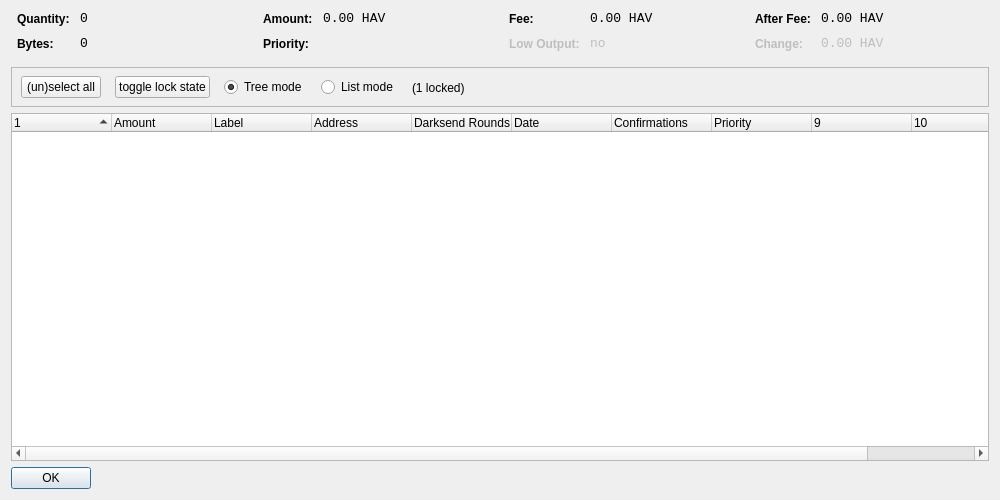
<?xml version="1.0" encoding="UTF-8"?>
<ui version="4.0">
 <class>CoinControlDialog</class>
 <widget class="QDialog" name="CoinControlDialog">
  <property name="geometry">
   <rect>
    <x>0</x>
    <y>0</y>
    <width>1000</width>
    <height>500</height>
   </rect>
  </property>
  <property name="windowTitle">
   <string>Coin Control</string>
  </property>
  <layout class="QVBoxLayout" name="verticalLayout">
   <item>
    <layout class="QHBoxLayout" name="horizontalLayoutTop" stretch="0,0,0,0">
     <property name="topMargin">
      <number>0</number>
     </property>
     <property name="bottomMargin">
      <number>10</number>
     </property>
     <item>
      <layout class="QFormLayout" name="formLayoutCoinControl1">
       <property name="horizontalSpacing">
        <number>10</number>
       </property>
       <property name="verticalSpacing">
        <number>10</number>
       </property>
       <property name="leftMargin">
        <number>6</number>
       </property>
       <property name="rightMargin">
        <number>6</number>
       </property>
       <item row="0" column="0">
        <widget class="QLabel" name="labelCoinControlQuantityText">
         <property name="styleSheet">
          <string notr="true">font-weight:bold;</string>
         </property>
         <property name="text">
          <string>Quantity:</string>
         </property>
        </widget>
       </item>
       <item row="0" column="1">
        <widget class="QLabel" name="labelCoinControlQuantity">
         <property name="font">
          <font>
           <family>Monospace</family>
           <pointsize>10</pointsize>
          </font>
         </property>
         <property name="cursor">
          <cursorShape>IBeamCursor</cursorShape>
         </property>
         <property name="contextMenuPolicy">
          <enum>Qt::ActionsContextMenu</enum>
         </property>
         <property name="text">
          <string notr="true">0</string>
         </property>
         <property name="textInteractionFlags">
          <set>Qt::LinksAccessibleByMouse|Qt::TextSelectableByKeyboard|Qt::TextSelectableByMouse</set>
         </property>
        </widget>
       </item>
       <item row="1" column="0">
        <widget class="QLabel" name="labelCoinControlBytesText">
         <property name="styleSheet">
          <string notr="true">font-weight:bold;</string>
         </property>
         <property name="text">
          <string>Bytes:</string>
         </property>
        </widget>
       </item>
       <item row="1" column="1">
        <widget class="QLabel" name="labelCoinControlBytes">
         <property name="font">
          <font>
           <family>Monospace</family>
           <pointsize>10</pointsize>
          </font>
         </property>
         <property name="cursor">
          <cursorShape>IBeamCursor</cursorShape>
         </property>
         <property name="contextMenuPolicy">
          <enum>Qt::ActionsContextMenu</enum>
         </property>
         <property name="text">
          <string notr="true">0</string>
         </property>
         <property name="textInteractionFlags">
          <set>Qt::LinksAccessibleByMouse|Qt::TextSelectableByKeyboard|Qt::TextSelectableByMouse</set>
         </property>
        </widget>
       </item>
      </layout>
     </item>
     <item>
      <layout class="QFormLayout" name="formLayoutCoinControl2">
       <property name="horizontalSpacing">
        <number>10</number>
       </property>
       <property name="verticalSpacing">
        <number>10</number>
       </property>
       <property name="leftMargin">
        <number>6</number>
       </property>
       <property name="rightMargin">
        <number>6</number>
       </property>
       <item row="0" column="0">
        <widget class="QLabel" name="labelCoinControlAmountText">
         <property name="styleSheet">
          <string notr="true">font-weight:bold;</string>
         </property>
         <property name="text">
          <string>Amount:</string>
         </property>
        </widget>
       </item>
       <item row="0" column="1">
        <widget class="QLabel" name="labelCoinControlAmount">
         <property name="font">
          <font>
           <family>Monospace</family>
           <pointsize>10</pointsize>
          </font>
         </property>
         <property name="cursor">
          <cursorShape>IBeamCursor</cursorShape>
         </property>
         <property name="contextMenuPolicy">
          <enum>Qt::ActionsContextMenu</enum>
         </property>
         <property name="text">
          <string notr="true">0.00 HAV</string>
         </property>
         <property name="textInteractionFlags">
          <set>Qt::LinksAccessibleByMouse|Qt::TextSelectableByKeyboard|Qt::TextSelectableByMouse</set>
         </property>
        </widget>
       </item>
       <item row="1" column="0">
        <widget class="QLabel" name="labelCoinControlPriorityText">
         <property name="styleSheet">
          <string notr="true">font-weight:bold;</string>
         </property>
         <property name="text">
          <string>Priority:</string>
         </property>
        </widget>
       </item>
       <item row="1" column="1">
        <widget class="QLabel" name="labelCoinControlPriority">
         <property name="font">
          <font>
           <family>Monospace</family>
           <pointsize>10</pointsize>
          </font>
         </property>
         <property name="cursor">
          <cursorShape>IBeamCursor</cursorShape>
         </property>
         <property name="contextMenuPolicy">
          <enum>Qt::ActionsContextMenu</enum>
         </property>
         <property name="text">
          <string/>
         </property>
         <property name="textInteractionFlags">
          <set>Qt::LinksAccessibleByMouse|Qt::TextSelectableByKeyboard|Qt::TextSelectableByMouse</set>
         </property>
        </widget>
       </item>
      </layout>
     </item>
     <item>
      <layout class="QFormLayout" name="formLayoutCoinControl3">
       <property name="horizontalSpacing">
        <number>10</number>
       </property>
       <property name="verticalSpacing">
        <number>10</number>
       </property>
       <property name="leftMargin">
        <number>6</number>
       </property>
       <property name="rightMargin">
        <number>6</number>
       </property>
       <item row="0" column="0">
        <widget class="QLabel" name="labelCoinControlFeeText">
         <property name="styleSheet">
          <string notr="true">font-weight:bold;</string>
         </property>
         <property name="text">
          <string>Fee:</string>
         </property>
        </widget>
       </item>
       <item row="0" column="1">
        <widget class="QLabel" name="labelCoinControlFee">
         <property name="font">
          <font>
           <family>Monospace</family>
           <pointsize>10</pointsize>
          </font>
         </property>
         <property name="cursor">
          <cursorShape>IBeamCursor</cursorShape>
         </property>
         <property name="contextMenuPolicy">
          <enum>Qt::ActionsContextMenu</enum>
         </property>
         <property name="text">
          <string notr="true">0.00 HAV</string>
         </property>
         <property name="textInteractionFlags">
          <set>Qt::LinksAccessibleByMouse|Qt::TextSelectableByKeyboard|Qt::TextSelectableByMouse</set>
         </property>
        </widget>
       </item>
       <item row="1" column="0">
        <widget class="QLabel" name="labelCoinControlLowOutputText">
         <property name="enabled">
          <bool>false</bool>
         </property>
         <property name="styleSheet">
          <string notr="true">font-weight:bold;</string>
         </property>
         <property name="text">
          <string>Low Output:</string>
         </property>
        </widget>
       </item>
       <item row="1" column="1">
        <widget class="QLabel" name="labelCoinControlLowOutput">
         <property name="enabled">
          <bool>false</bool>
         </property>
         <property name="font">
          <font>
           <family>Monospace</family>
           <pointsize>10</pointsize>
          </font>
         </property>
         <property name="cursor">
          <cursorShape>IBeamCursor</cursorShape>
         </property>
         <property name="contextMenuPolicy">
          <enum>Qt::ActionsContextMenu</enum>
         </property>
         <property name="text">
          <string notr="true">no</string>
         </property>
         <property name="textInteractionFlags">
          <set>Qt::LinksAccessibleByMouse|Qt::TextSelectableByKeyboard|Qt::TextSelectableByMouse</set>
         </property>
        </widget>
       </item>
      </layout>
     </item>
     <item>
      <layout class="QFormLayout" name="formLayoutCoinControl4">
       <property name="horizontalSpacing">
        <number>10</number>
       </property>
       <property name="verticalSpacing">
        <number>10</number>
       </property>
       <property name="leftMargin">
        <number>6</number>
       </property>
       <property name="rightMargin">
        <number>6</number>
       </property>
       <item row="0" column="0">
        <widget class="QLabel" name="labelCoinControlAfterFeeText">
         <property name="styleSheet">
          <string notr="true">font-weight:bold;</string>
         </property>
         <property name="text">
          <string>After Fee:</string>
         </property>
        </widget>
       </item>
       <item row="0" column="1">
        <widget class="QLabel" name="labelCoinControlAfterFee">
         <property name="font">
          <font>
           <family>Monospace</family>
           <pointsize>10</pointsize>
          </font>
         </property>
         <property name="cursor">
          <cursorShape>IBeamCursor</cursorShape>
         </property>
         <property name="contextMenuPolicy">
          <enum>Qt::ActionsContextMenu</enum>
         </property>
         <property name="text">
          <string notr="true">0.00 HAV</string>
         </property>
         <property name="textInteractionFlags">
          <set>Qt::LinksAccessibleByMouse|Qt::TextSelectableByKeyboard|Qt::TextSelectableByMouse</set>
         </property>
        </widget>
       </item>
       <item row="1" column="0">
        <widget class="QLabel" name="labelCoinControlChangeText">
         <property name="enabled">
          <bool>false</bool>
         </property>
         <property name="styleSheet">
          <string notr="true">font-weight:bold;</string>
         </property>
         <property name="text">
          <string>Change:</string>
         </property>
        </widget>
       </item>
       <item row="1" column="1">
        <widget class="QLabel" name="labelCoinControlChange">
         <property name="enabled">
          <bool>false</bool>
         </property>
         <property name="font">
          <font>
           <family>Monospace</family>
           <pointsize>10</pointsize>
          </font>
         </property>
         <property name="cursor">
          <cursorShape>IBeamCursor</cursorShape>
         </property>
         <property name="contextMenuPolicy">
          <enum>Qt::ActionsContextMenu</enum>
         </property>
         <property name="text">
          <string notr="true">0.00 HAV</string>
         </property>
         <property name="textInteractionFlags">
          <set>Qt::LinksAccessibleByMouse|Qt::TextSelectableByKeyboard|Qt::TextSelectableByMouse</set>
         </property>
        </widget>
       </item>
      </layout>
     </item>
    </layout>
   </item>
   <item>
    <widget class="QFrame" name="frame">
     <property name="minimumSize">
      <size>
       <width>0</width>
       <height>40</height>
      </size>
     </property>
     <property name="frameShape">
      <enum>QFrame::StyledPanel</enum>
     </property>
     <property name="frameShadow">
      <enum>QFrame::Sunken</enum>
     </property>
     <widget class="QWidget" name="horizontalLayoutWidget">
      <property name="geometry">
       <rect>
        <x>10</x>
        <y>0</y>
        <width>781</width>
        <height>41</height>
       </rect>
      </property>
      <layout class="QHBoxLayout" name="horizontalLayoutPanel" stretch="0,0,0,0,0">
       <property name="spacing">
        <number>14</number>
       </property>
       <item>
        <widget class="QPushButton" name="pushButtonSelectAll">
         <property name="sizePolicy">
          <sizepolicy hsizetype="Maximum" vsizetype="Fixed">
           <horstretch>0</horstretch>
           <verstretch>0</verstretch>
          </sizepolicy>
         </property>
         <property name="text">
          <string>(un)select all</string>
         </property>
        </widget>
       </item>
        <item>
         <widget class="QPushButton" name="pushButtonToggleLock">
          <property name="sizePolicy">
           <sizepolicy hsizetype="Maximum" vsizetype="Fixed">
            <horstretch>0</horstretch>
            <verstretch>0</verstretch>
           </sizepolicy>
          </property>
          <property name="text">
           <string>toggle lock state</string>
          </property>
          <property name="autoDefault">
           <bool>false</bool>
          </property>
         </widget>
        </item>
       <item>
        <widget class="QRadioButton" name="radioTreeMode">
         <property name="sizePolicy">
          <sizepolicy hsizetype="Maximum" vsizetype="Fixed">
           <horstretch>0</horstretch>
           <verstretch>0</verstretch>
          </sizepolicy>
         </property>
         <property name="text">
          <string>Tree mode</string>
         </property>
         <property name="checked">
          <bool>true</bool>
         </property>
        </widget>
       </item>
       <item>
        <widget class="QRadioButton" name="radioListMode">
         <property name="sizePolicy">
          <sizepolicy hsizetype="Maximum" vsizetype="Fixed">
           <horstretch>0</horstretch>
           <verstretch>0</verstretch>
          </sizepolicy>
         </property>
         <property name="text">
          <string>List mode</string>
         </property>
        </widget>
       </item>
        <item>
         <widget class="QLabel" name="labelLocked">
          <property name="text">
           <string>(1 locked)</string>
          </property>
         </widget>
        </item>
       <item>
        <spacer name="horizontalSpacer">
         <property name="orientation">
          <enum>Qt::Horizontal</enum>
         </property>
         <property name="sizeHint" stdset="0">
          <size>
           <width>40</width>
           <height>20</height>
          </size>
         </property>
        </spacer>
       </item>
      </layout>
     </widget>
    </widget>
   </item>
   <item>
    <widget class="CoinControlTreeWidget" name="treeWidget">
     <property name="contextMenuPolicy">
      <enum>Qt::CustomContextMenu</enum>
     </property>
     <property name="sortingEnabled">
      <bool>false</bool>
     </property>
     <property name="columnCount">
      <number>11</number>
     </property>
     <attribute name="headerShowSortIndicator" stdset="0">
      <bool>true</bool>
     </attribute>
     <attribute name="headerStretchLastSection">
      <bool>false</bool>
     </attribute>
     <column>
      <property name="text">
       <string/>
      </property>
     </column>
     <column>
      <property name="text">
       <string>Amount</string>
      </property>
     </column>
     <column>
      <property name="text">
       <string>Label</string>
      </property>
     </column>
     <column>
      <property name="text">
       <string>Address</string>
      </property>
     </column>
     <column>
      <property name="text">
       <string>Darksend Rounds</string>
      </property>
    </column>
     <column>
      <property name="text">
       <string>Date</string>
      </property>
     </column>
     <column>
      <property name="text">
       <string>Confirmations</string>
      </property>
      <property name="toolTip">
       <string>Confirmed</string>
      </property>
     </column>
     <column>
      <property name="text">
       <string>Priority</string>
      </property>
     </column>
     <column>
      <property name="text">
       <string/>
      </property>
     </column>
     <column>
      <property name="text">
       <string/>
      </property>
     </column>
     <column>
      <property name="text">
       <string/>
      </property>
     </column>
     <column>
      <property name="text">
       <string/>
      </property>
     </column>
    </widget>
   </item>
   <item>
    <widget class="QDialogButtonBox" name="buttonBox">
     <property name="sizePolicy">
      <sizepolicy hsizetype="Maximum" vsizetype="Fixed">
       <horstretch>0</horstretch>
       <verstretch>0</verstretch>
      </sizepolicy>
     </property>
     <property name="orientation">
      <enum>Qt::Horizontal</enum>
     </property>
     <property name="standardButtons">
      <set>QDialogButtonBox::Ok</set>
     </property>
    </widget>
   </item>
  </layout>
 </widget>
 <customwidgets>
  <customwidget>
   <class>CoinControlTreeWidget</class>
   <extends>QTreeWidget</extends>
   <header>coincontroltreewidget.h</header>
  </customwidget>
 </customwidgets>
 <resources/>
 <connections/>
</ui>
